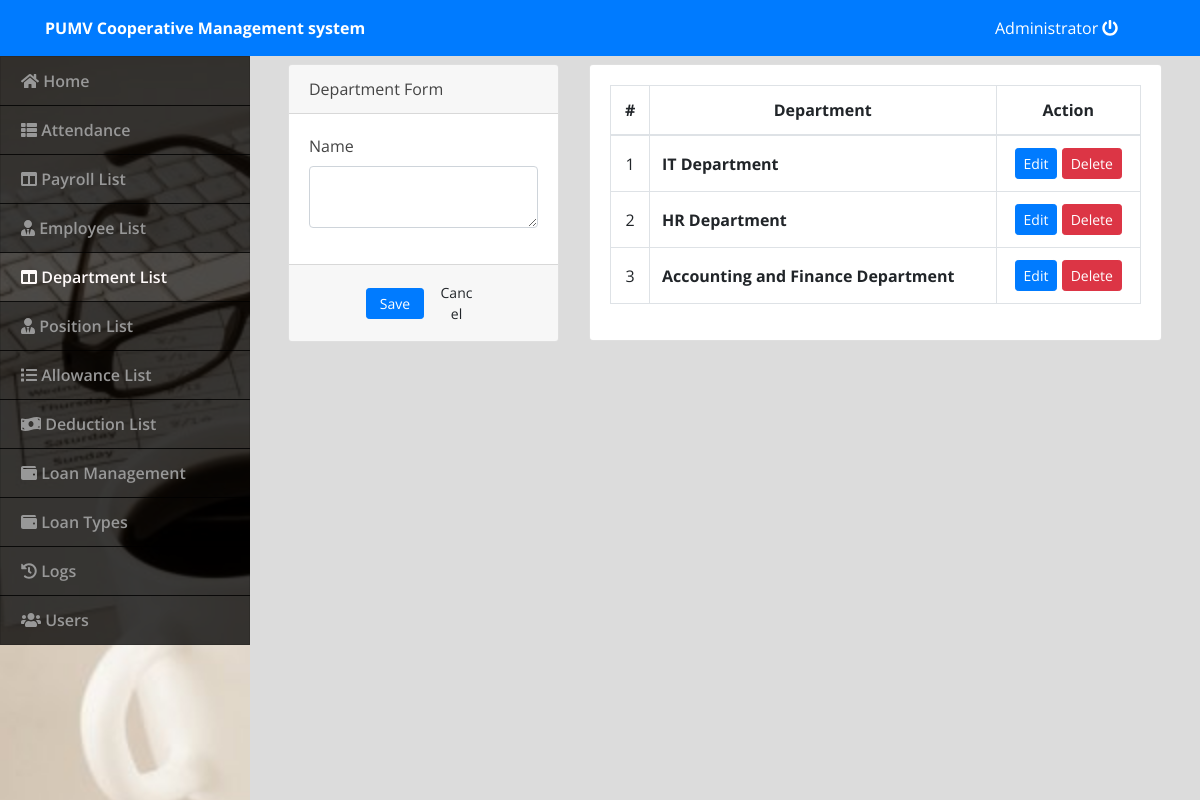
/index.php?page=department (signed in), run on the app's committed database.
### tables this page shows
CREATE TABLE `department` (
  `id` int(30) NOT NULL,
  `name` text NOT NULL
);

### department.php (the view, shortened to what this page needs)
<?php include('db_connect.php');?>
<div class="container-fluid">
	<div class="col-lg-12">
		<div class="row">
			<div class="col-md-4">
			<form action="" id="manage-department">
				<div class="card">
					<div class="card-header">
						  Department Form
				  	</div>
					<div class="card-body">
							<div class="form-group">
								<label class="control-label">Name</label>
								<textarea name="name" id="" cols="30" rows="2" class="form-control"></textarea>
							</div>
					</div>
					<div class="card-footer">
						<div class="row">
							<div class="col-md-12">
								<button class="btn btn-sm btn-primary col-sm-3 offset-md-3"> Save</button>
								<button class="btn btn-sm btn-default col-sm-3" type="button" onclick="_reset()"> Cancel</button>
							</div>
						</div>
					</div>
				</div>
			</form>
			</div>
			<div class="col-md-8">
				<div class="card">
					<div class="card-body">
						<table class="table table-bordered table-hover">
							<thead>
								<tr>
									<th class="text-center">#</th>
									<th class="text-center">Department</th>
									<th class="text-center">Action</th>
								</tr>
							</thead>
							<tbody>
								<?php
								$i = 1;
								$department = $conn->query("SELECT * FROM department order by id asc");
								while($row=$department->fetch_assoc()):
								?>
								<tr>
									<td class="text-center"><?php echo $i++ ?></td>
									<td class="">
										 <p> <b><?php echo $row['name'] ?></b></p>
									</td>
									<td class="text-center">
										<button class="btn btn-sm btn-primary edit_department" type="button" data-id="<?php echo $row['id'] ?>" data-name="<?php echo $row['name'] ?>"  >Edit</button>
										<button class="btn btn-sm btn-danger delete_department" type="button" data-id="<?php echo $row['id'] ?>">Delete</button>
									</td>
								</tr>
								<?php endwhile; ?>
							</tbody>
						</table>
					</div>
				</div>
			</div>
		</div>
	</div>
</div>

### assets/css/style.css (style rules this page uses)
body { font-family: "Open Sans", sans-serif; color: #444444; width: 100%; height: calc(100%); }

### index.php (style rules this page uses)
body { background: #80808045; }

### department.php (style rules this page uses)
td { vertical-align: middle !important; }
td p { margin: unset }

### data on the page
department: name "IT Department"
department: name "HR Department"
department: name "Accounting and Finance Department"

### other printed values
$_SESSION['login_name'] "Administrator"
